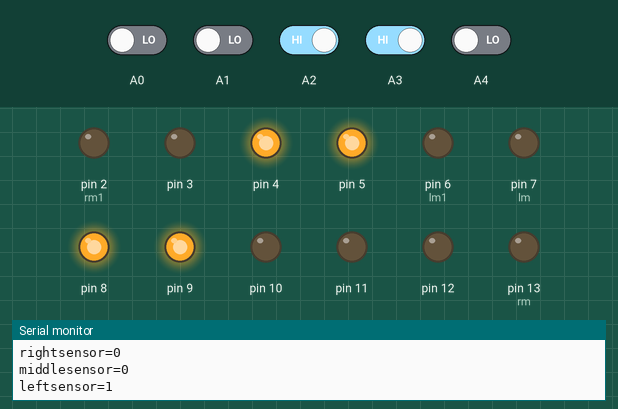
Recording of a sketch running on a simulated Arduino Uno, built with avr-gcc and run on an emulated ATmega328P. Shown: output pins drawn as LEDs (lit = HIGH), the last lines printed to the serial monitor. Inputs (shaded band) come from the test bench; at power-on: A2, A3 HIGH, A0, A1, A4 LOW.

Above: at 1.2 s.
1.3 s: A3 driven LOW
At 2.6 s:
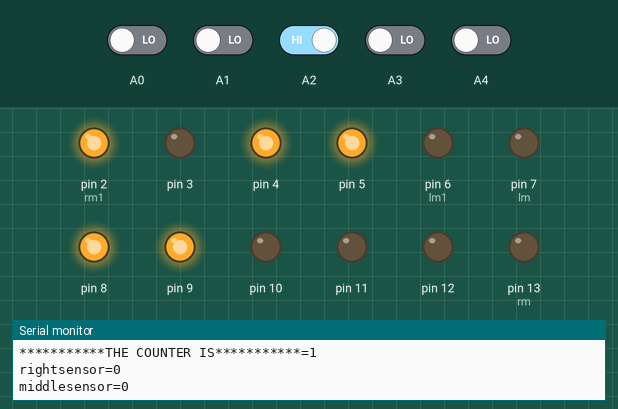
2.9 s: A0 driven HIGH
At 4.4 s:
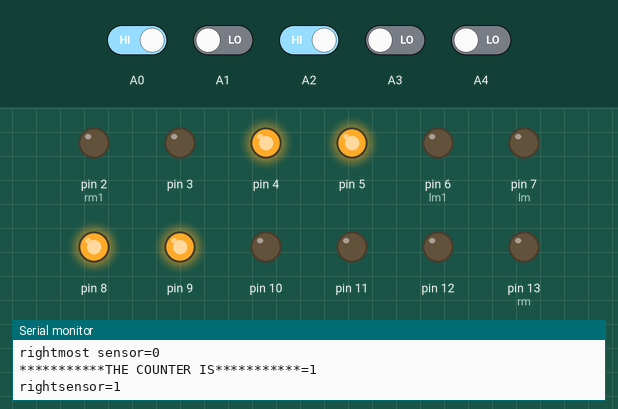
5.9 s: A2 driven LOW
At 6.6 s:
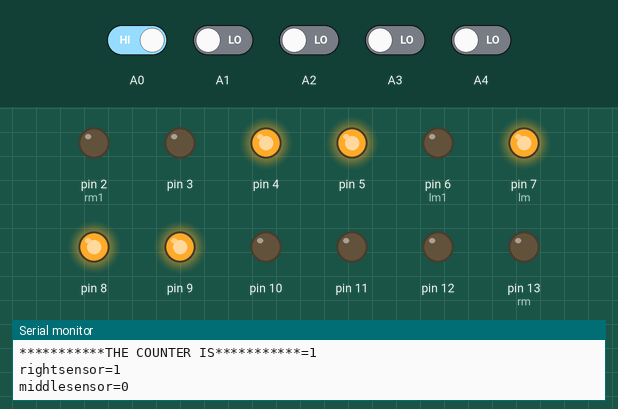
7.6 s: A2 driven HIGH
At 8.2 s:
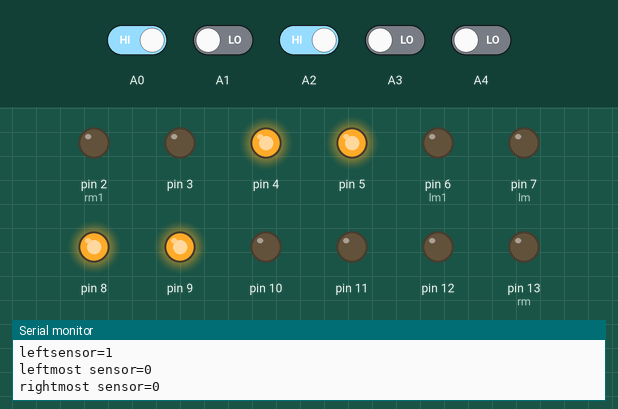
Timing chart, 0 to 10.6 s (numbered marks = the images above; inputs shaded):
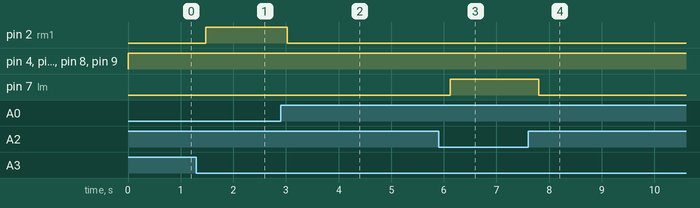

The sketch:

AYUSHYADIGITAL6.ino
```cpp
int lm = 7;
int lm1 = 6;
int rm = 13;
int rm1 = 2;

int rightsensor = 0;
int middlesensor = 0;
int leftsensor = 0;
int sensor4 = 0;
int sensor5 = 0;

int old_rightsensor = 0;
int old_middlesensor = 0;
int old_leftsensor = 0;
int old_sensor4 = 0;
int old_sensor5 = 0;

int i=0;

void setup()
{
Serial.begin(9600);
pinMode(A0,INPUT);
pinMode(A1,INPUT);
pinMode(A2,INPUT);
pinMode(A3,INPUT);
pinMode(A4,INPUT);
pinMode(8,OUTPUT);
pinMode(9,OUTPUT);
pinMode(11,OUTPUT);
pinMode(12,OUTPUT);
pinMode(lm,OUTPUT);
pinMode(lm1,OUTPUT);
pinMode(rm,OUTPUT);
pinMode(rm1,OUTPUT);
pinMode(3,OUTPUT);
pinMode(4,OUTPUT);
pinMode(5,OUTPUT);
pinMode(10,OUTPUT);
}


void loop()
{ digitalWrite(8, HIGH);
  digitalWrite(9, HIGH);
  digitalWrite(11, LOW);
  digitalWrite(12, LOW);
  digitalWrite(4, HIGH);
  digitalWrite(3, LOW);
  digitalWrite(5, HIGH);
  digitalWrite(10, LOW);


   rightsensor = digitalRead(A0);
   Serial.print("rightsensor=");
   Serial.println(rightsensor);//3=rightsensor

   middlesensor = digitalRead(A1);
   Serial.print("middlesensor=");
   Serial.println(middlesensor);

   leftsensor = digitalRead(A2);
   Serial.print("leftsensor=");
   Serial.println(leftsensor);//5=leftsensro

   sensor4 = digitalRead(A3);
   Serial.print("leftmost sensor=");
   Serial.println(sensor4);

   sensor5 = digitalRead(A4);
   Serial.print("rightmost sensor=");
   Serial.println(sensor5);


   Serial.print("***********THE COUNTER IS***********=");
   Serial.println(i);


   if((sensor4==0 &&sensor5==0) && (old_sensor4==1 || old_sensor5==1))
     {
      i++;
      }
 old_rightsensor=rightsensor;
 old_middlesensor=middlesensor;
 old_leftsensor=leftsensor;
 old_sensor4=sensor4;
 old_sensor5=sensor5;


   if( (sensor4==0 && sensor5==0)||(sensor4==1 && sensor5==1))
{
   if (leftsensor == 0 && middlesensor == 0 && rightsensor == 0 ) {
    digitalWrite(lm,LOW);  //left wheel
    digitalWrite(rm,LOW);   //right wheel
    digitalWrite(lm1,LOW);  //left wheel
    digitalWrite(rm1,LOW);   //right wheel
    delay(10);
   }

    else if (leftsensor == 0 && middlesensor == 0 && rightsensor == 1){
    digitalWrite(lm,HIGH);  //left wheel
    digitalWrite(rm,LOW);   //right wheel
    digitalWrite(lm1,LOW);  //left wheel
    digitalWrite(rm1,LOW);   //right wheel
    delay(10);
   }

    else if (leftsensor == 0 && middlesensor == 1 && rightsensor == 1) {
    digitalWrite(lm,HIGH);  //left wheel
    digitalWrite(rm,LOW);   //right wheel
    digitalWrite(lm1,LOW);  //left wheel
    digitalWrite(rm1,LOW);   //right wheel
    delay(10);
   }


   else if (leftsensor == 1 && middlesensor == 0 && rightsensor == 1) {
    digitalWrite(lm,LOW);  //left wheel
    digitalWrite(rm,LOW);   //right wheel
    digitalWrite(lm1,LOW);  //left wheel
    digitalWrite(rm1,LOW);   //right wheel
    delay(10);
   }

 else if (leftsensor == 1 && middlesensor == 0 && rightsensor == 0)  {
    digitalWrite(lm,LOW);  //left wheel
    digitalWrite(rm,LOW);   //right wheel
    digitalWrite(lm1,LOW);  //left wheel
    digitalWrite(rm1,HIGH);   //right wheel
    delay(10);
   }


  else  if (leftsensor == 1 && middlesensor == 1 && rightsensor == 0){
    digitalWrite(lm,LOW);  //left wheel
    digitalWrite(rm,LOW);   //right wheel
    digitalWrite(lm1,LOW);  //left wheel
    digitalWrite(rm1,HIGH);   //right wheel
    delay(10);
   }

  //   else if (leftsensor == 1 && middlesensor == 1 && rightsensor == 1){
    //digitalWrite(lm,LOW);  //left wheel
  //  digitalWrite(rm,HIGH);   //right wheel
   // digitalWrite(lm1,LOW);  //left wheel
    //digitalWrite(rm1,HIGH);   //right wheel
    //delay(10);
    //}
}


 if(i==4)
 { if (leftsensor == 0 && middlesensor == 0 && rightsensor == 0 ) {
    digitalWrite(lm,LOW);  //left wheel
    digitalWrite(rm,HIGH);   //right wheel
    digitalWrite(lm1,LOW);  //left wheel
    digitalWrite(rm1,HIGH);   //right wheel
    delay(10);
   }
   }
}
```

Measured:
- after the input at 1.3 s, pin 2 (rm1): LOW → HIGH after 0.18 s
- after the input at 2.9 s, pin 2 (rm1): HIGH → LOW after 0.13 s
- after the input at 5.9 s, pin 7 (lm): LOW → HIGH after 0.22 s
- after the input at 7.6 s, pin 7 (lm): HIGH → LOW after 0.20 s
